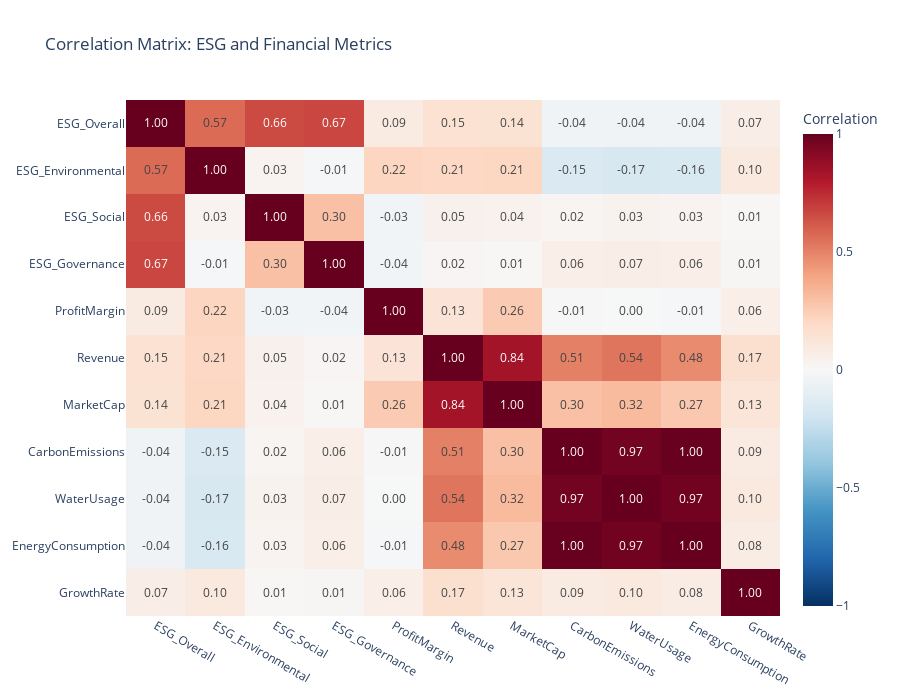

The notebook cell this image was saved under:
### Markdown cell above
# 4. Correlation Analysis

### Code cell
numeric_cols = ['ESG_Overall', 'ESG_Environmental', 'ESG_Social', 
                'ESG_Governance', 'ProfitMargin', 'Revenue', 'MarketCap',
                'CarbonEmissions', 'WaterUsage', 'EnergyConsumption', 'GrowthRate']
corr_matrix = df[numeric_cols].corr()
fig4 = px.imshow(corr_matrix,
                text_auto='.2f',
                aspect='auto',
                color_continuous_scale='RdBu_r',
                title='Correlation Matrix: ESG and Financial Metrics',
                zmin=-1, zmax=1,
                labels=dict(color="Correlation"))
fig4.update_layout(height=700, width=900)
fig4.show()

### Figure 1 — Plotly figure (JSON) as saved in the notebook; plotly's stock layout.template omitted (floating-point values rounded to 4 significant figures)
{"data": [{"coloraxis": "coloraxis", "hovertemplate": "x: %{x}<br>y: %{y}<br>Correlation: %{z}<extra></extra>", "name": "0", "texttemplate": "%{z:.2f}", "type": "heatmap", "x": ["ESG_Overall", "ESG_Environmental", "ESG_Social", "ESG_Governance", "ProfitMargin", "Revenue", "MarketCap", "CarbonEmissions", "WaterUsage", "EnergyConsumption", "GrowthRate"], "xaxis": "x", "y": ["ESG_Overall", "ESG_Environmental", "ESG_Social", "ESG_Governance", "ProfitMargin", "Revenue", "MarketCap", "CarbonEmissions", "WaterUsage", "EnergyConsumption", "GrowthRate"], "yaxis": "y", "z": [[1.0, 0.5682, 0.6624, 0.6715, 0.08801, 0.1489, 0.1438, -0.03967, -0.04291, -0.04365, 0.06822], [0.5682, 1.0, 0.02503, -0.01029, 0.2187, 0.2066, 0.2146, -0.1518, -0.1678, -0.158, 0.1024], [0.6624, 0.02503, 1.0, 0.2984, -0.03264, 0.04717, 0.0393, 0.02422, 0.03278, 0.02508, 0.007177], [0.6715, -0.01029, 0.2984, 1.0, -0.03537, 0.01849, 0.007758, 0.06349, 0.0664, 0.06175, 0.0137], [0.08801, 0.2187, -0.03264, -0.03537, 1.0, 0.1325, 0.2599, -0.006027, -0.002967, -0.01036, 0.06073], [0.1489, 0.2066, 0.04717, 0.01849, 0.1325, 1.0, 0.8369, 0.508, 0.5404, 0.4765, 0.1652], [0.1438, 0.2146, 0.0393, 0.007758, 0.2599, 0.8369, 1.0, 0.2996, 0.3197, 0.2685, 0.1304], [-0.03967, -0.1518, 0.02422, 0.06349, -0.006027, 0.508, 0.2996, 1.0, 0.969, 0.9972, 0.08658], [-0.04291, -0.1678, 0.03278, 0.0664, -0.002967, 0.5404, 0.3197, 0.969, 1.0, 0.9745, 0.1009], [-0.04365, -0.158, 0.02508, 0.06175, -0.01036, 0.4765, 0.2685, 0.9972, 0.9745, 1.0, 0.07735], [0.06822, 0.1024, 0.007177, 0.0137, 0.06073, 0.1652, 0.1304, 0.08658, 0.1009, 0.07735, 1.0]]}], "layout": {"coloraxis": {"cmax": 1, "cmin": -1, "colorbar": {"title": {"text": "Correlation"}}, "colorscale": [[0, "rgb(5,48,97)"], [0.1, "rgb(33,102,172)"], [0.2, "rgb(67,147,195)"], [0.3, "rgb(146,197,222)"], [0.4, "rgb(209,229,240)"], [0.5, "rgb(247,247,247)"], [0.6, "rgb(253,219,199)"], [0.7, "rgb(244,165,130)"], [0.8, "rgb(214,96,77)"], [0.9, "rgb(178,24,43)"], [1, "rgb(103,0,31)"]]}, "height": 700, "title": {"text": "Correlation Matrix: ESG and Financial Metrics"}, "width": 900, "xaxis": {"anchor": "y", "domain": [0, 1]}, "yaxis": {"anchor": "x", "autorange": "reversed", "domain": [0, 1]}}}
